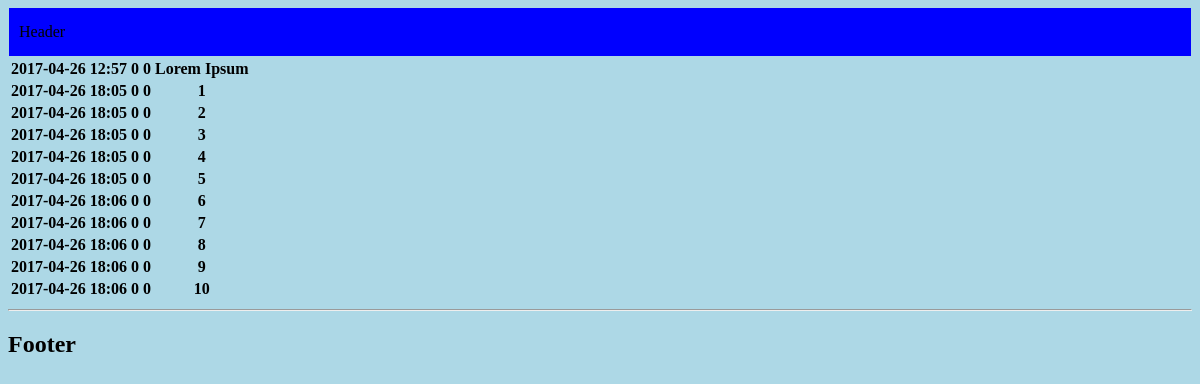
Before: / with the older database file.
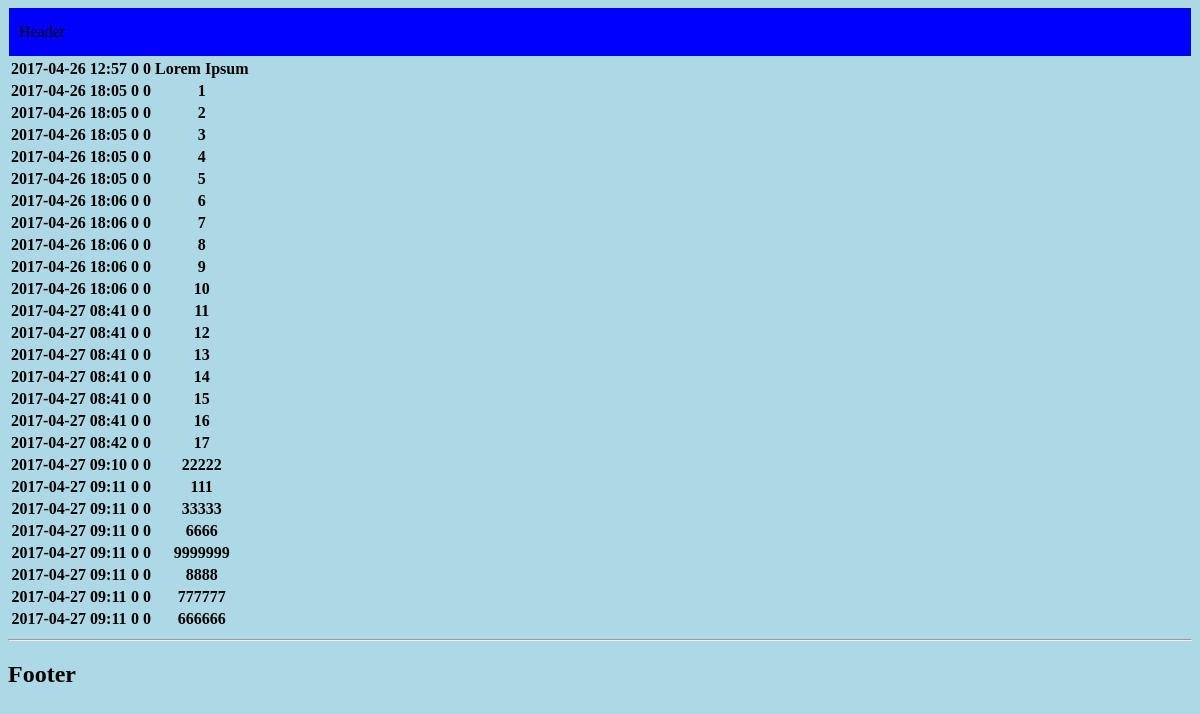
After: the same page with the newer database file.
### Question/models.py (models this page shows, shortened)
class Question(models.Model):
    author = models.ForeignKey(User)
    title = models.CharField('Title', max_length = 255)
    askDate = models.DateTimeField('Ask Date', auto_now_add=True)
    content = models.TextField('Content')
    views = models.PositiveIntegerField('Views', default=0)
    votes = models.IntegerField('Votes', default=0)
    tags = models.ManyToManyField(Category, verbose_name = 'Tags')
    class Meta:
        verbose_name = 'Question'
        verbose_name_plural = 'Questions'

### Question/views.py (the view)
# urls.py: url(r'^$', views.IndexView.as_view(), name='index'),
class IndexView(generic.ListView):
    template_name = 'index.html'
    context_object_name = 'latest_questions'
    model = models.Question
    paginate_by = 40
    def get_context_data(self, **kwargs):
        context = super(IndexView, self).get_context_data(**kwargs)
        return context

### Question/templates/index.html (shortened to what this page needs)
{% load staticfiles %}
<html>
    <head>
        <link rel="stylesheet" href="{% static 'css/index.css' %}">
    </head>
    <body>
        <div id="header">
            Header
        </div>
        <div class="content">
            <div class="questionContainer">
                <table>
                    {% for question in latest_questions %}
                        <tr>
                            <th class="date"> {{ question.askDate|date:'Y-m-d H:i' }} </th>
                            <th class="votes"> {{ question.votes }} </th>
                            <th class="views"> {{ question.views }} </th>
                            <th class="question"> {{ question.title }} <th>
                        </tr>
                    {% empty %}
                        <tr><th>Nobody asked a question</th></tr>
                    {% endfor %}
                </table>
            </div>
        </div>
        <hr>
        <div class="footer">
            <h2>Footer</h2>
        </div>
    </body>
</html>

### static/css/index.css (style rules this page uses)
body { background-color: lightblue; }
#header { position: relative; padding: 15px 0px 15px 10px; margin: 0px 1px 1px 1px; background-color: blue; }

Changed rows visible on the page:
added Question: askDate "2017-04-27 08:41", votes "0", views "0", title "11"
added Question: askDate "2017-04-27 08:41", votes "0", views "0", title "12"
added Question: askDate "2017-04-27 08:41", votes "0", views "0", title "13"
added Question: askDate "2017-04-27 08:41", votes "0", views "0", title "14"
added Question: askDate "2017-04-27 08:41", votes "0", views "0", title "15"
added Question: askDate "2017-04-27 08:41", votes "0", views "0", title "16"
added Question: askDate "2017-04-27 08:42", votes "0", views "0", title "17"
added Question: askDate "2017-04-27 09:10", votes "0", views "0", title "22222"
added Question: askDate "2017-04-27 09:11", votes "0", views "0", title "111"
added Question: askDate "2017-04-27 09:11", votes "0", views "0", title "33333"
added Question: askDate "2017-04-27 09:11", votes "0", views "0", title "6666"
added Question: askDate "2017-04-27 09:11", votes "0", views "0", title "9999999"
added Question: askDate "2017-04-27 09:11", votes "0", views "0", title "8888"
added Question: askDate "2017-04-27 09:11", votes "0", views "0", title "777777"
added Question: askDate "2017-04-27 09:11", votes "0", views "0", title "666666"
